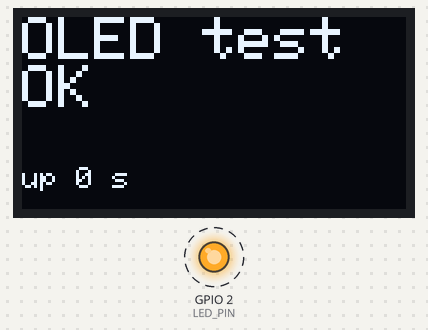
A sketch run on a simulated ESP32. Shown: 128×64 one-colour display, output pins drawn as LEDs (lit = HIGH). Dashed ring = blinking. What the sketch prints to the serial monitor is not drawn.

Above: at 0.1 s.
At 4.1 s:
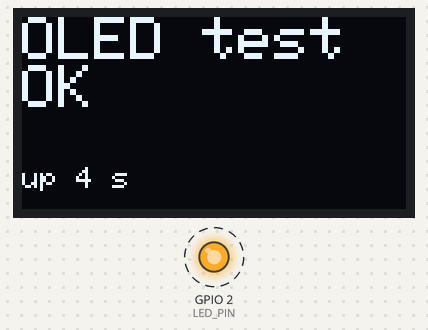
At 19.1 s:
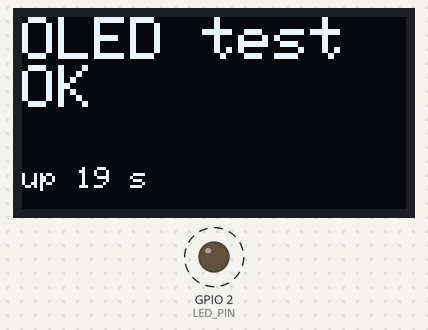
At 38.1 s:
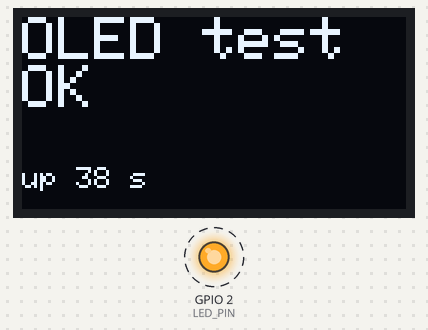
Timing chart, 0 to 40.0 s (numbered marks = the images above):
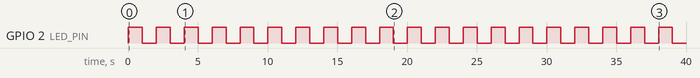

The sketch:

esp32_oled_test.ino
```cpp
/*
  OLED-only test (no sensor, no buttons, no Bluetooth)

  Purpose: check that the ESP32 + SSD1306 OLED run when powered from the battery path.

  Wiring:
    OLED  VCC -> 3V3   GND -> GND   SDA -> GPIO21   SCL -> GPIO22
  The TSL2591 can stay unplugged.

  What you should see:
    OLED:  "OLED test", "OK", and an uptime counter that counts up every second.
    Board LED (often GPIO2 on DevKit V1): blinks once per second.
           It blinks even if the OLED is dark, so it shows the sketch is running.
    If the OLED is not found, the board LED blinks fast (about 5 times a second).

  Libraries: Adafruit SSD1306, Adafruit GFX Library.

  NOTE: not compiled or run on hardware by the author.
  [Unverified] The board LED pin (GPIO2) is from memory and may differ on your board.
*/

#include <Wire.h>
#include <Adafruit_GFX.h>
#include <Adafruit_SSD1306.h>

#define SDA_PIN    21
#define SCL_PIN    22
#define LED_PIN    2
#define OLED_ADDR  0x3C   // your scan found 0x3C

Adafruit_SSD1306 display(128, 64, &Wire, -1);
bool oledOk = false;

void setup() {
  pinMode(LED_PIN, OUTPUT);
  Serial.begin(115200);
  Wire.begin(SDA_PIN, SCL_PIN);
  oledOk = display.begin(SSD1306_SWITCHCAPVCC, OLED_ADDR);
  Serial.println(oledOk ? "OLED found" : "OLED NOT found");
}

void loop() {
  static uint32_t lastTick = 0;
  uint32_t now = millis();

  if (!oledOk) {                       // fast blink = OLED problem
    digitalWrite(LED_PIN, (now / 100) % 2);
    return;
  }

  if (now - lastTick >= 1000 || lastTick == 0) {
    lastTick = now;
    digitalWrite(LED_PIN, !digitalRead(LED_PIN));   // slow blink = running
    display.clearDisplay();
    display.setTextColor(SSD1306_WHITE);
    display.setTextSize(2);
    display.setCursor(0, 0);
    display.println("OLED test");
    display.println("OK");
    display.setTextSize(1);
    display.setCursor(0, 50);
    display.print("up ");
    display.print(now / 1000);
    display.print(" s");
    display.display();
  }
}
```

Measured:
- by itself, GPIO 2 (LED_PIN): alternates HIGH for 1.0 s and LOW for 1.0 s
- what the display in image 1 shows lasts 1.0 s, from 4.1 s to 5.1 s
